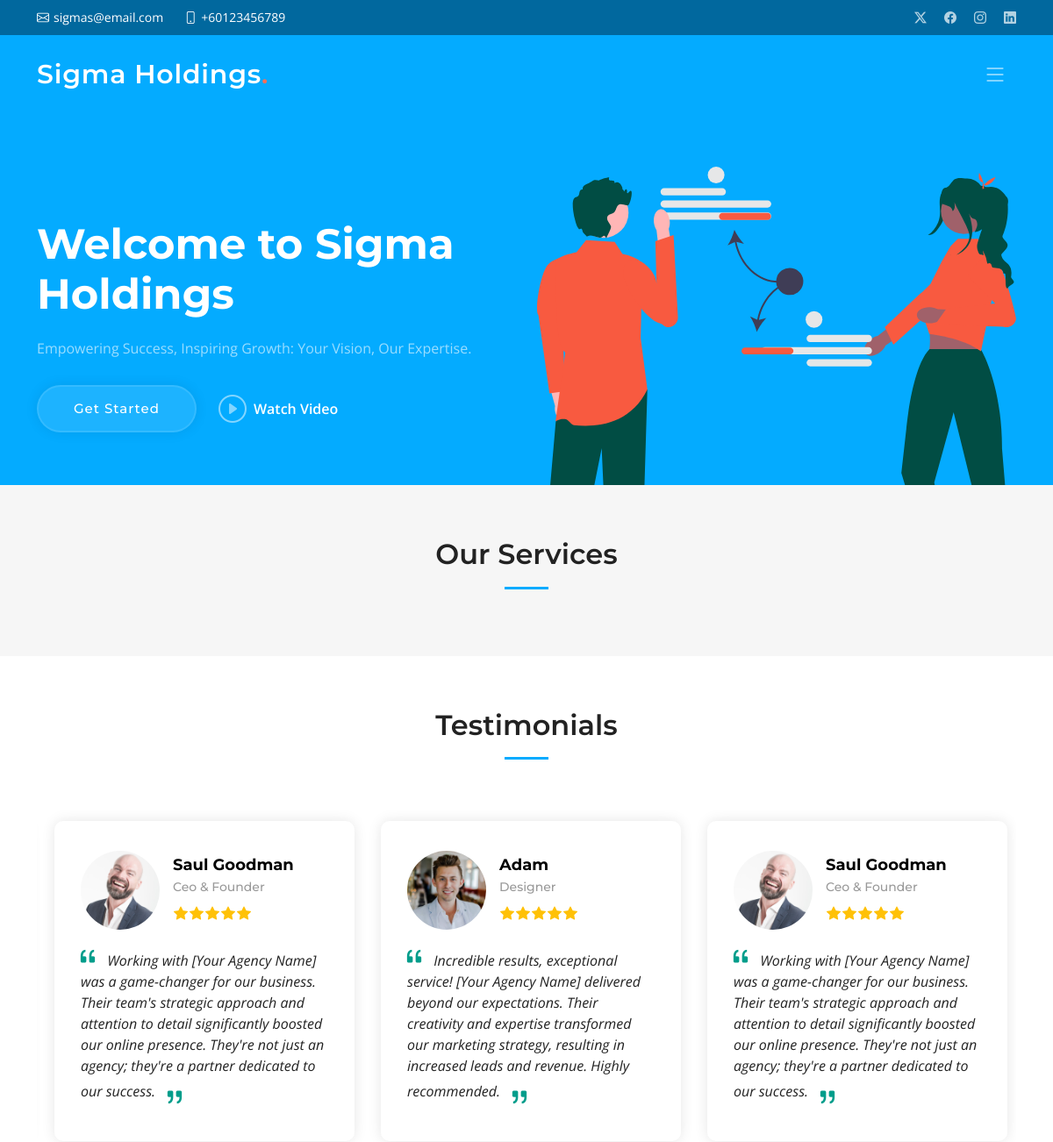
The app's page / (upper part), older data.
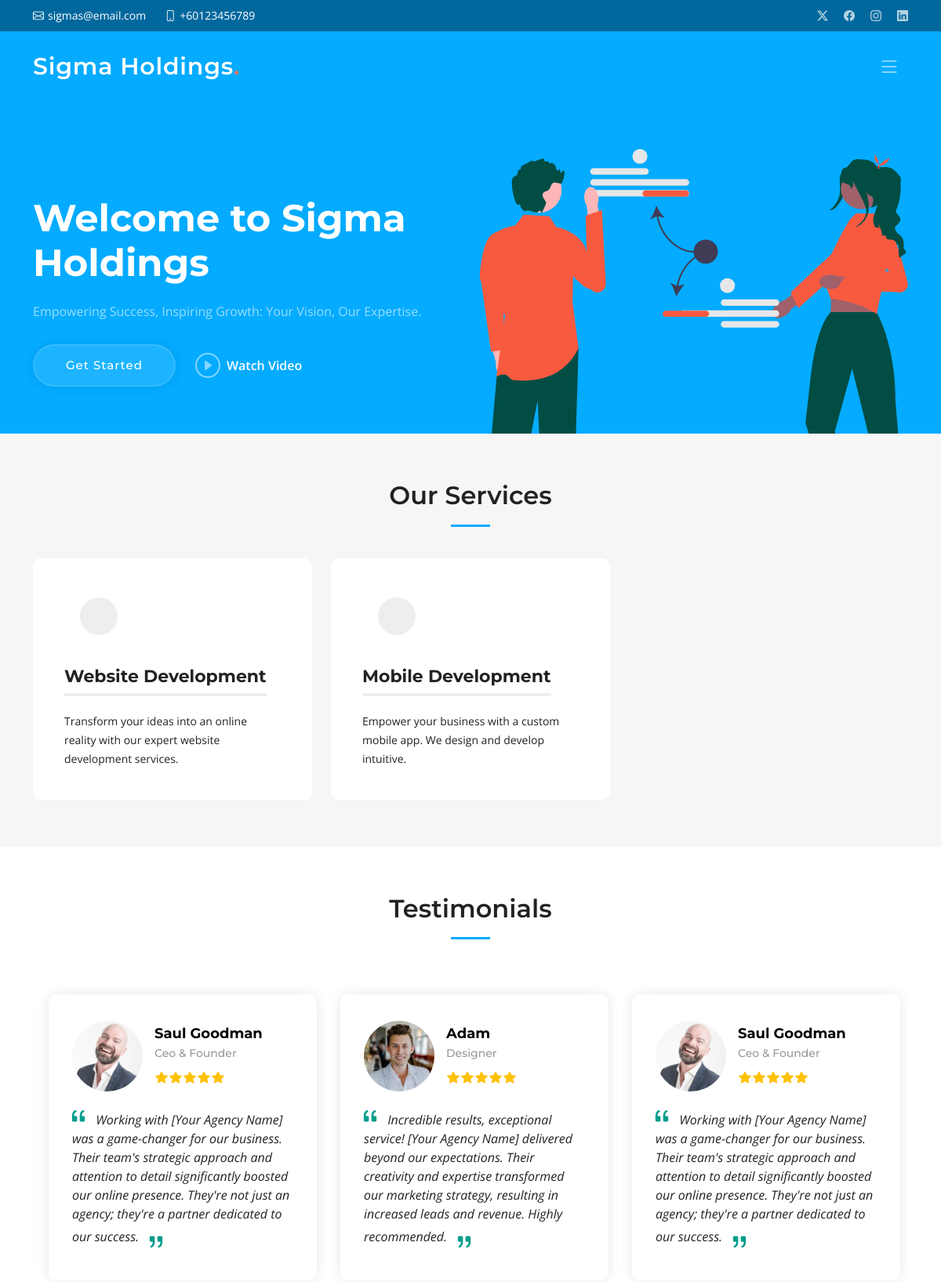
The same page, newer data.
### app/models.py (models this page shows, shortened)
class GeneralInfo(models.Model):
    company_name = models.CharField(max_length=255, default="Company")
    location = models.CharField(max_length=255)
    email = models.EmailField()
    phone = models.CharField(max_length=20)
    open_hours = models.CharField(max_length=100, blank=True, null=True)
    video_url = models.URLField(blank=True, null=True)
    twitter_url = models.URLField(blank=True, null=True)
    facebook_url = models.URLField(blank=True, null=True)
    instagram_url = models.URLField(blank=True, null=True)
    linkedin_url = models.URLField(blank=True, null=True)

class Service(models.Model):
    icon = models.CharField(max_length=50, blank=True, null=True)
    title = models.CharField(max_length=255, unique=True)
    description = models.TextField()

### app/views.py (the view)
# urls.py: path("", index, name="home"),
def index(request):
    general_info = GeneralInfo.objects.first()
    services = Service.objects.all()
    context = {
        "company_name": general_info.company_name,
        "location": general_info.location,
        "phone": general_info.phone,
        "email": general_info.email,
        "open_hours": general_info.open_hours,
        "video_url": general_info.video_url,
        "twitter_url": general_info.twitter_url,
        "facebook_url": general_info.facebook_url,
        "instagram_url": general_info.instagram_url,
        "linkedin_url": general_info.linkedin_url,
        "services": services,
    }
    return render(request, "index.html", context)

### templates/index.html (shortened to what this page needs)
{% extends 'assets/main.html' %}
{% load static %}
{% block mainContent %}
    <section id="services" class="services sections-bg">
      <div class="container" data-aos="fade-up">
        <div class="section-header">
          <h2>Our Services</h2>
        </div>
        <div class="row gy-4" data-aos="fade-up" data-aos-delay="100">
          {% for service in services %}
            <div class="col-lg-4 col-md-6">
              <div class="service-item  position-relative">
                <div class="icon">
                </div>
                <h3>{{ service.title }}</h3>
                <p>{{ service.description }}</p>
              </div>
            </div>
          {% endfor %}
        </div>
      </div>
    </section>
    <section id="testimonials" class="testimonials">
      <div class="container" data-aos="fade-up">
        <div class="section-header">
          <h2>Testimonials</h2>
        </div>
        <div class="slides-3 swiper" data-aos="fade-up" data-aos-delay="100">
          <div class="swiper-wrapper">
            <div class="swiper-slide">
              <div class="testimonial-wrap">
                <div class="testimonial-item">
                  <div class="d-flex align-items-center">
                    <img src="{% static 'assets/img/testimonials/testimonials-1.jpg' %}" class="testimonial-img flex-shrink-0" alt="">
                    <div>
                      <h3>Saul Goodman</h3>
                      <h4>Ceo &amp; Founder</h4>
                      <div class="stars">
                        <i class="bi bi-star-fill"></i><i class="bi bi-star-fill"></i><i class="bi bi-star-fill"></i><i class="bi bi-star-fill"></i><i class="bi bi-star-fill"></i>
                      </div>
                    </div>
                  </div>
                  <p>
                    <i class="bi bi-quote quote-icon-left"></i>
                    Working with [Your Agency Name] was a game-changer for our business. Their team's strategic approach and attention to detail significantly boosted our online presence. They're not just an agency; they're a partner dedicated to our success.
                    <i class="bi bi-quote quote-icon-right"></i>
                  </p>
                </div>
              </div>
            </div>
            <div class="swiper-slide">
              <div class="testimonial-wrap">
                <div class="testimonial-item">
                  <div class="d-flex align-items-center">
                    <img src="{% static 'assets/img/testimonials/testimonials-4.jpg' %}" class="testimonial-img flex-shrink-0" alt="">
                    <div>
                      <h3>Adam</h3>
                      <h4>Designer</h4>
                      <div class="stars">
                        <i class="bi bi-star-fill"></i><i class="bi bi-star-fill"></i><i class="bi bi-star-fill"></i><i class="bi bi-star-fill"></i><i class="bi bi-star-fill"></i>
                      </div>
                    </div>
                  </div>
                  <p>
                    <i class="bi bi-quote quote-icon-left"></i>
                    Incredible results, exceptional service! [Your Agency Name] delivered beyond our expectations. Their creativity and expertise transformed our marketing strategy, resulting in increased leads and revenue. Highly recommended.
                    <i class="bi bi-quote quote-icon-right"></i>
                  </p>
                </div>
              </div>
            </div>
          </div>
        </div>
      </div>
    </section>
{% endblock %}

### templates/assets/main.html (shortened to what this page needs)
{% load static %}
<!DOCTYPE html>
<html lang="en">
<head>
  <link href="{% static 'assets/vendor/bootstrap/css/bootstrap.min.css' %}" rel="stylesheet">
  <link href="{% static 'assets/vendor/bootstrap-icons/bootstrap-icons.css' %}" rel="stylesheet">
  <link href="{% static 'assets/vendor/aos/aos.css' %}" rel="stylesheet">
  <link href="{% static 'assets/vendor/glightbox/css/glightbox.min.css' %}" rel="stylesheet">
  <link href="{% static 'assets/vendor/swiper/swiper-bundle.min.css' %}" rel="stylesheet">
  <link href="{% static 'assets/css/main.css' %}" rel="stylesheet">
</head>
<body>
  {% include 'assets/header.html' %}
  <section id="hero" class="hero">
    <div class="container position-relative">
      <div class="row gy-5" data-aos="fade-in">
        <div class="col-lg-6 order-2 order-lg-1 d-flex flex-column justify-content-center text-center text-lg-start">
          <h2>Welcome to <span>{{ company_name }}</span></h2>
          <p>Empowering Success, Inspiring Growth: Your Vision, Our Expertise.</p>
          <div class="d-flex justify-content-center justify-content-lg-start">
            <a href="#services" class="btn-get-started">Get Started</a>
            <a href="{{ video_url }}" class="glightbox btn-watch-video d-flex align-items-center"><i class="bi bi-play-circle"></i><span>Watch Video</span></a>
          </div>
        </div>
        <div class="col-lg-6 order-1 order-lg-2">
          <img src="{% static 'assets/img/hero-img.svg' %}" class="img-fluid" alt="" data-aos="zoom-out" data-aos-delay="100">
        </div>
      </div>
    </div>
  </section>
  <main id="main">
    {% block mainContent %}
    {% endblock %}
  </main>
</body>
</html>

### templates/assets/header.html (shortened to what this page needs)
{% load static %}
  <section id="topbar" class="topbar d-flex align-items-center">
    <div class="container d-flex justify-content-center justify-content-md-between">
      <div class="contact-info d-flex align-items-center">
        <i class="bi bi-envelope d-flex align-items-center"><a href="mailto:{{ email }}">{{ email }}</a></i>
        <i class="bi bi-phone d-flex align-items-center ms-4"><span>{{ phone }}</span></i>
      </div>
      <div class="social-links d-none d-md-flex align-items-center">
        <a href="{{ twitter_url }}" class="twitter"><i class="bi bi-twitter-x"></i></a>
        <a href="{{ facebook_url }}" class="facebook"><i class="bi bi-facebook"></i></a>
        <a href="{{ instagram_url }}" class="instagram"><i class="bi bi-instagram"></i></a>
        <a href="{{ linkedin_url }}" class="linkedin"><i class="bi bi-linkedin"></i></i></a>
      </div>
    </div>
  </section>
  <header id="header" class="header d-flex align-items-center">
    <div class="container-fluid container-xl d-flex align-items-center justify-content-between">
      <a href="index.html" class="logo d-flex align-items-center">
        <h1>{{ company_name }}<span>.</span></h1>
      </a>
      <i class="mobile-nav-toggle mobile-nav-show bi bi-list"></i>
    </div>
  </header>

### templates/assets/footer.html (shortened to what this page needs)
{% load static %}

Row changes from the older to the newer data that the page shows:
added Service: title "Website Development", description "Transform your ideas into an online reality with our expert website development services."
added Service: title "Mobile Development", description "Empower your business with a custom mobile app. We design and develop intuitive."
